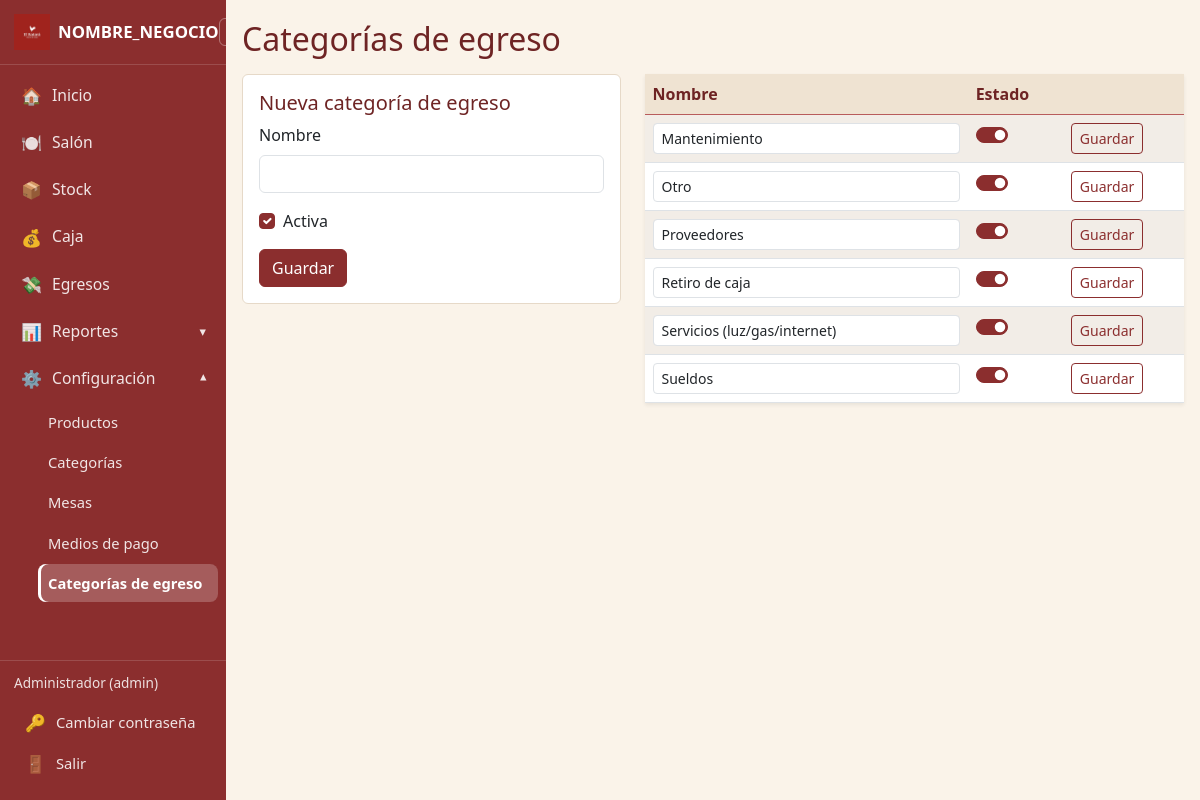
Screenshot of /DEPLOY_HOSTINGER/egresos/categorias.php (signed in) with the database file from the repository.
### tables this page shows
CREATE TABLE IF NOT EXISTS categorias_egreso (
    id INT UNSIGNED AUTO_INCREMENT PRIMARY KEY,
    nombre VARCHAR(100) NOT NULL,
    activo TINYINT(1) NOT NULL DEFAULT 1
);

### DEPLOY_HOSTINGER/includes/functions.php (called while the page is built, shortened)
<?php
function h(?string $texto): string
{
    return htmlspecialchars($texto ?? '', ENT_QUOTES, 'UTF-8');
}

### DEPLOY_HOSTINGER/egresos/categorias.php (the view, shortened to what this page needs)
<?php
require_once __DIR__ . '/../includes/functions.php';
$pdo = obtenerConexion();
$categorias = $pdo->query('SELECT * FROM categorias_egreso ORDER BY nombre')->fetchAll();
require __DIR__ . '/../includes/header.php';
?>
<h2 class="mb-3">Categorías de egreso</h2>
<div class="row">
  <div class="col-md-5 mb-4">
    <div class="card">
      <div class="card-body">
        <h5 class="card-title">Nueva categoría de egreso</h5>
        <form method="post" action="categorias.php">
          <div class="mb-3">
            <label class="form-label">Nombre</label>
            <input type="text" name="nombre" class="form-control" required>
          </div>
          <div class="form-check mb-3">
            <input type="checkbox" name="activo" class="form-check-input" id="activoNueva" checked>
            <label class="form-check-label" for="activoNueva">Activa</label>
          </div>
          <button type="submit" class="btn btn-primary">Guardar</button>
        </form>
      </div>
    </div>
  </div>
  <div class="col-md-7">
    <table class="table table-striped bg-white shadow-sm">
      <thead><tr><th>Nombre</th><th>Estado</th><th></th></tr></thead>
      <tbody>
        <?php foreach ($categorias as $c): $formId = 'form_cate_' . (int)$c['id']; ?>
        <tr>
          <td>
            <input form="<?= $formId ?>" type="text" name="nombre" value="<?= h($c['nombre']) ?>" class="form-control form-control-sm">
          </td>
          <td>
            <div class="form-check form-switch">
              <input form="<?= $formId ?>" type="checkbox" name="activo" class="form-check-input" <?= $c['activo'] ? 'checked' : '' ?>>
            </div>
          </td>
          <td>
            <button type="submit" form="<?= $formId ?>" class="btn btn-sm btn-outline-primary">Guardar</button>
          </td>
        </tr>
        <?php endforeach; ?>
      </tbody>
    </table>
  </div>
</div>
<?php require __DIR__ . '/../includes/footer.php'; ?>

### DEPLOY_HOSTINGER/assets/css/style.css (style rules this page uses)
:root { --marca-principal: #8B2E2E; --marca-principal-oscuro: #6e2424; --marca-principal-claro: #b85c5c; --marca-crema: #FAF3E9; --marca-crema-oscuro: #EFE3D2; --marca-secundario: #7a6a58; --marca-secundario-oscuro: #5f5346; }
body { background-color: var(--marca-crema); font-size: 1rem; }
:root { --sidebar-width: 226px; --sidebar-width-collapsed: 64px; }
.btn-primary { background-color: var(--marca-principal); border-color: var(--marca-principal); }
.btn-outline-primary { color: var(--marca-principal); border-color: var(--marca-principal); }
.card-title, h2, h4, h5.card-title { color: var(--marca-principal-oscuro); }
.card { border-color: #e6d9c8; }
.table thead th { background-color: var(--marca-crema-oscuro); color: var(--marca-principal-oscuro); border-bottom-color: var(--marca-principal-claro); }
.table-striped > tbody > tr:nth-of-type(odd) > * { background-color: #fffaf3; }
.form-check-input:checked { background-color: var(--marca-principal); border-color: var(--marca-principal); }

### rows the page displays
categorias_egreso: nombre "Mantenimiento", activo "☑"
categorias_egreso: nombre "Otro", activo "☑"
categorias_egreso: nombre "Proveedores", activo "☑"
categorias_egreso: nombre "Retiro de caja", activo "☑"
categorias_egreso: nombre "Servicios (luz/gas/internet)", activo "☑"
categorias_egreso: nombre "Sueldos", activo "☑"

### other values shown
NOMBRE_NEGOCIO "NOMBRE_NEGOCIO"
$_SESSION['usuario_nombre'] "Administrador"
$_SESSION['usuario_rol'] "admin"
